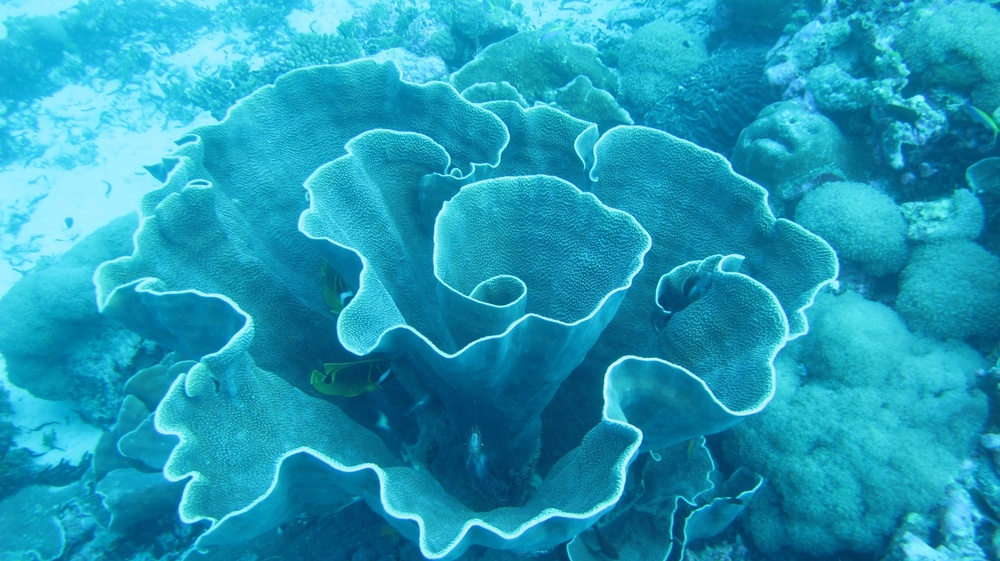
#> input picture ProjetoFinal/sea4/fonte/000090.JPG, 1000 x 561 px, shrunk from 1824 x 1024 before the run, found by its file name
$ python FiltragemEBrilho.py
#> lines starting #> are read from the running program, lines starting #| are printed output that depends on the picture; after the words box and inside, x2 and y2 are one past the last pixel; in counts of white or black regions, pixels touching at a corner belong together
import cv2
import numpy as np

def filtro_image_canny(image_path):
#> called with image_path = 'fonte\\000090.JPG'
    img = cv2.imread(image_path)
#> img is the input picture: shape (561, 1000, 3); mean B, G, R 183.5, 154.5, 31.6

    img_rgb = cv2.cvtColor(img, cv2.COLOR_BGR2RGB)

    img_rgb_bright = cv2.convertScaleAbs(img_rgb, alpha=1.1, beta=3)  # alpha: contraste, beta: brilho
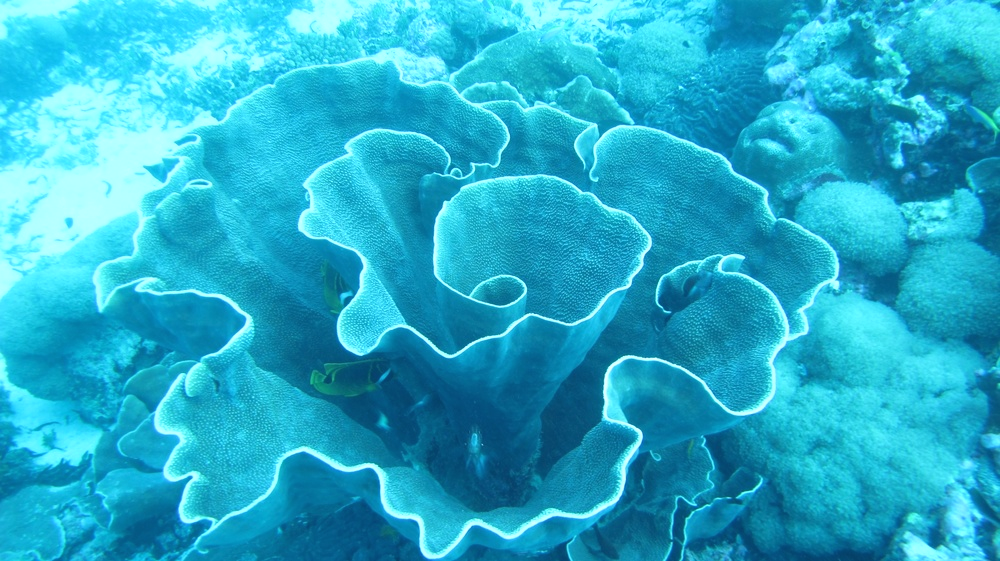
#> img_rgb_bright: shape (561, 1000, 3); mean R, G, B 37.7, 172.2, 201.8

    cv2.imshow('Imagem com Ajuste de Brilho', cv2.cvtColor(img_rgb_bright, cv2.COLOR_RGB2BGR))
    cv2.waitKey(0)

    img_bgr_bright = cv2.cvtColor(img_rgb_bright, cv2.COLOR_RGB2BGR)

    edges = cv2.Canny(img_bgr_bright, 200, 200)
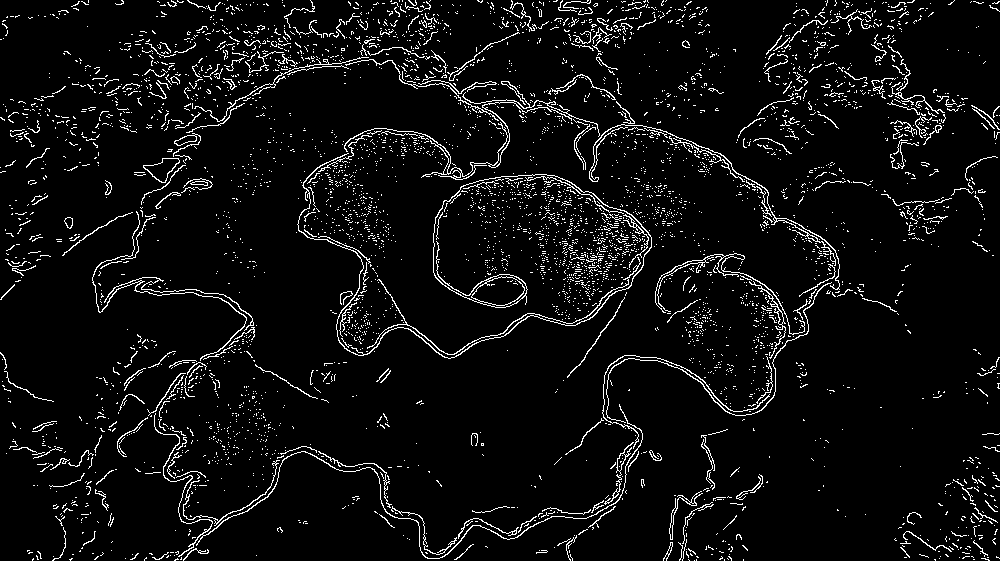
#> edges: shape (561, 1000); 5.6% white in thin lines or dots

    cv2.imshow('Bordas Detectadas com Canny', edges)
    cv2.waitKey(0)

    edges_colored = cv2.cvtColor(edges, cv2.COLOR_GRAY2BGR)
#> edges_colored: shape (561, 1000, 3); 5.6% white in thin lines or dots

    result = cv2.addWeighted(img_bgr_bright, 0.7, edges_colored, 0.3, 0)
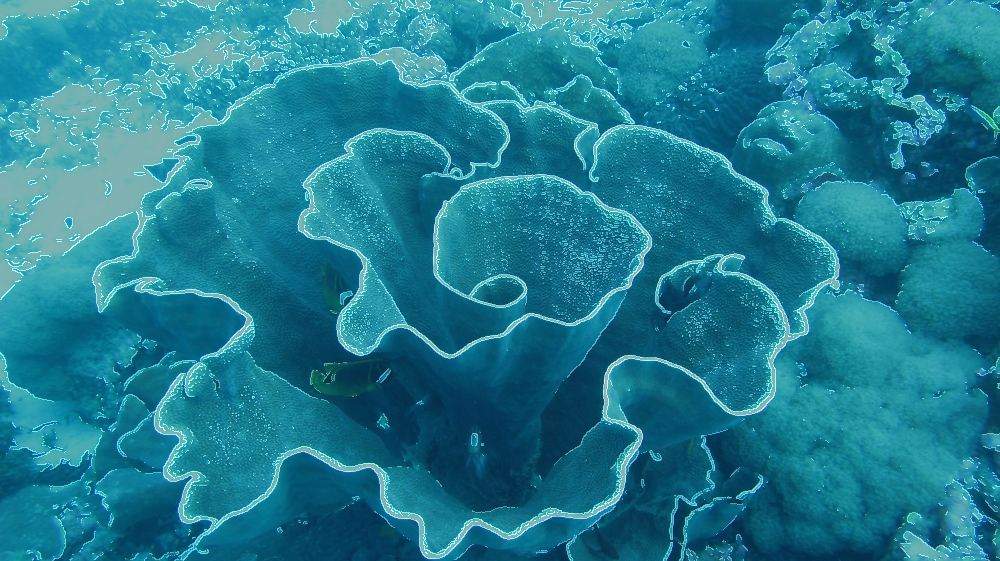
#> result: shape (561, 1000, 3); mean B, G, R 145.5, 124.8, 30.7

    cv2.imshow('Imagem Final (Brilho + Bordas)', result)
    cv2.waitKey(0)

    cv2.imwrite(r'resultado\filtro_image_canny2.jpg', result)

    cv2.destroyAllWindows()

image_path = r'fonte\000090.JPG'

filtro_image_canny(image_path)

$ run again, with ProjetoFinal/sea4/fonte/000024.JPG copied over ProjetoFinal/sea4/fonte/000090.JPG
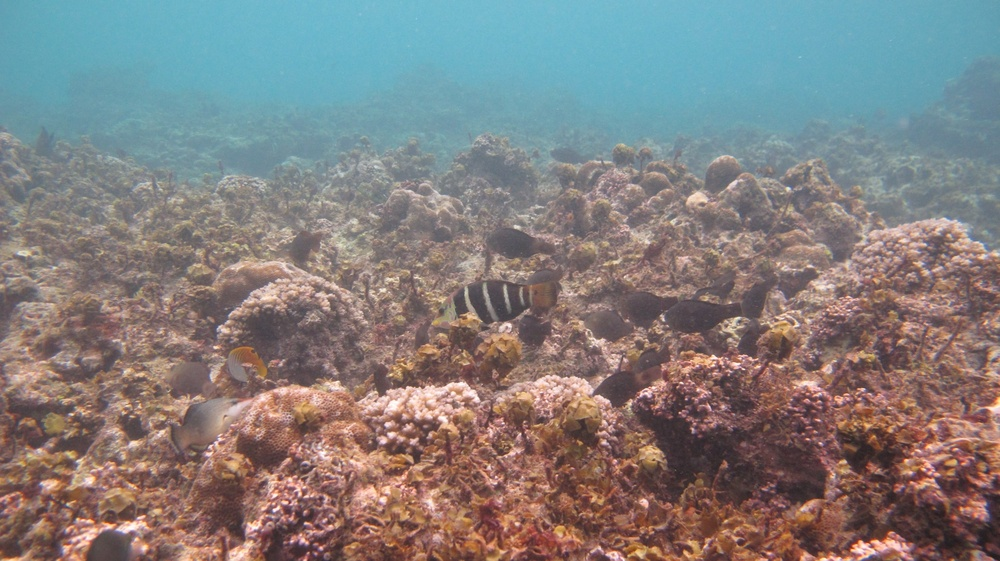
#> input picture ProjetoFinal/sea4/fonte/000024.JPG, 1000 x 561 px, shrunk from 1824 x 1024 before the run, found by its file name
#> in filtro_image_canny, img is the input picture: shape (561, 1000, 3); mean B, G, R 126.7, 127.2, 130.1
#> in filtro_image_canny, `edges = cv2.Canny(img_bgr_bright, 200, 200)`:
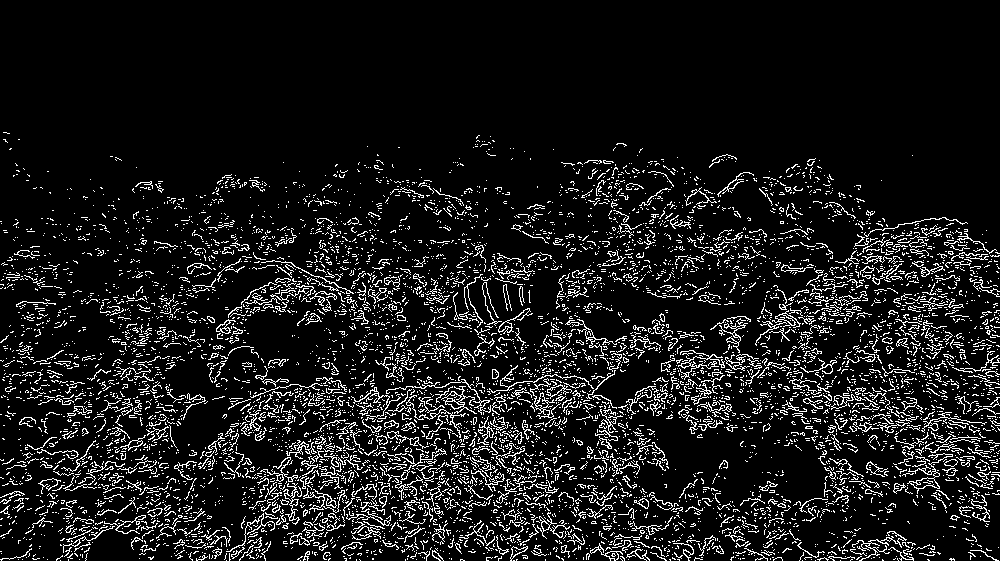
#> edges: shape (561, 1000); 10% white in thin lines or dots, all inside (x1, y1, x2, y2) = (0, 132, 1000, 561)
#> in filtro_image_canny, `result = cv2.addWeighted(img_bgr_bright, 0.7, edges_colored, 0.3, 0)`:
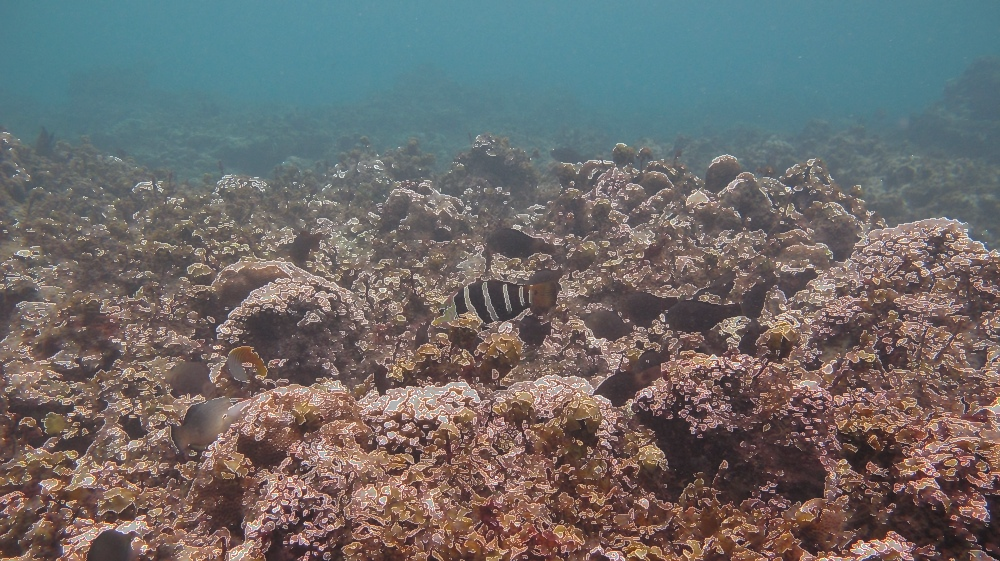
#> result: shape (561, 1000, 3); mean B, G, R 107.3, 107.6, 109.8

$ run again, with ProjetoFinal/sea4/fonte/000034.JPG copied over ProjetoFinal/sea4/fonte/000090.JPG
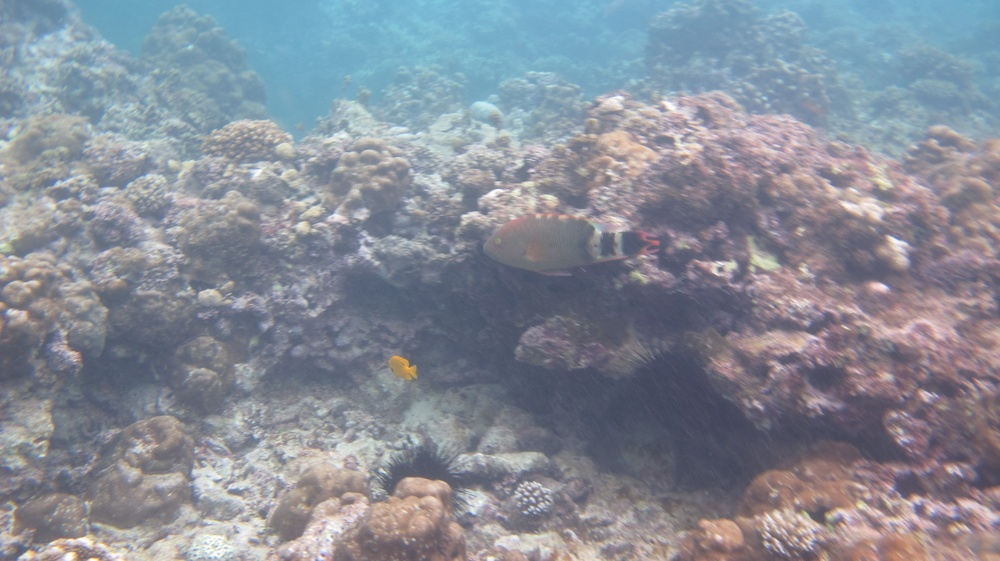
#> input picture ProjetoFinal/sea4/fonte/000034.JPG, 1000 x 561 px, shrunk from 1824 x 1024 before the run, found by its file name
#> in filtro_image_canny, img is the input picture: shape (561, 1000, 3); mean B, G, R 151.3, 140.4, 134.6
#> in filtro_image_canny, `edges = cv2.Canny(img_bgr_bright, 200, 200)`:
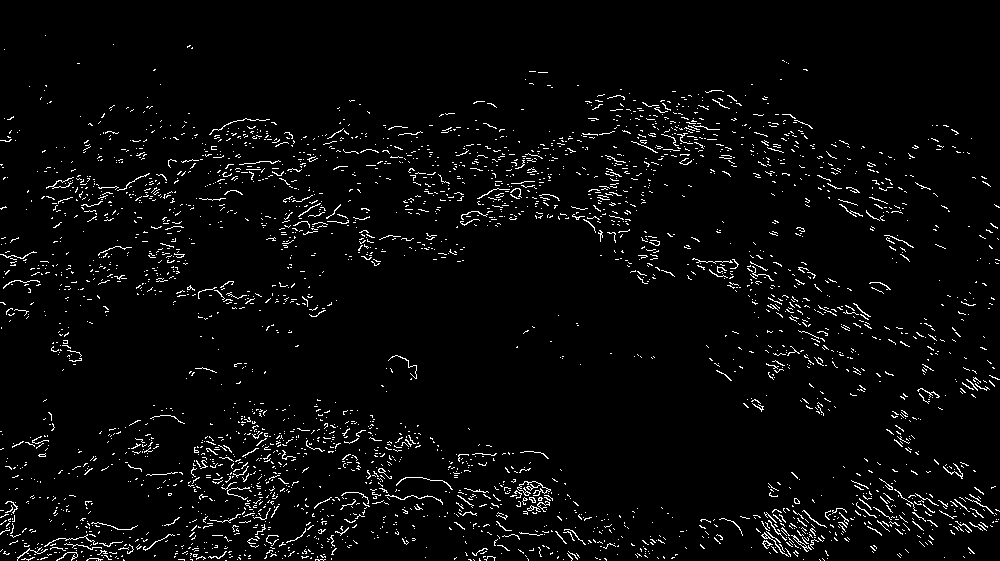
#> edges: shape (561, 1000); 3.5% white in thin lines or dots
#> edges_colored: shape (561, 1000, 3); 3.5% white in thin lines or dots
#> in filtro_image_canny, `result = cv2.addWeighted(img_bgr_bright, 0.7, edges_colored, 0.3, 0)`:
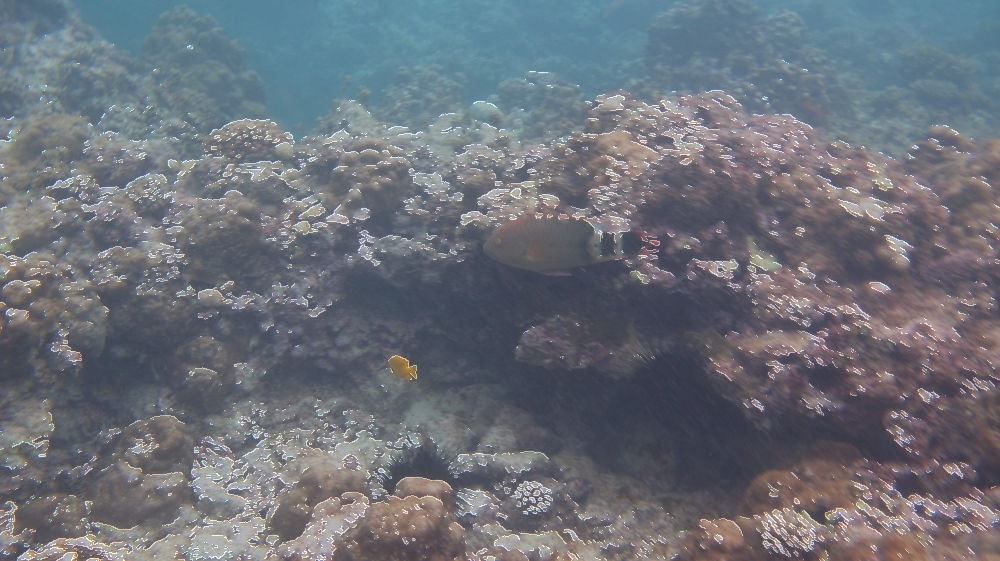
#> result: shape (561, 1000, 3); mean B, G, R 121.3, 112.9, 108.4

$ run again, with ProjetoFinal/sea4/fonte/000044.JPG copied over ProjetoFinal/sea4/fonte/000090.JPG
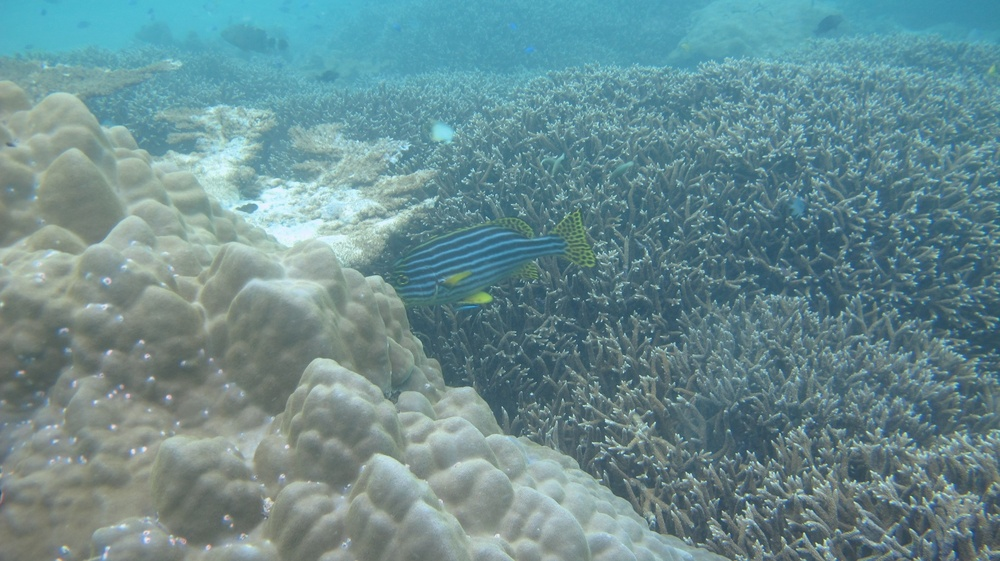
#> input picture ProjetoFinal/sea4/fonte/000044.JPG, 1000 x 561 px, shrunk from 1824 x 1024 before the run, found by its file name
#> in filtro_image_canny, img is the input picture: shape (561, 1000, 3); mean B, G, R 144.7, 140.8, 106.4
#> in filtro_image_canny, `edges = cv2.Canny(img_bgr_bright, 200, 200)`:
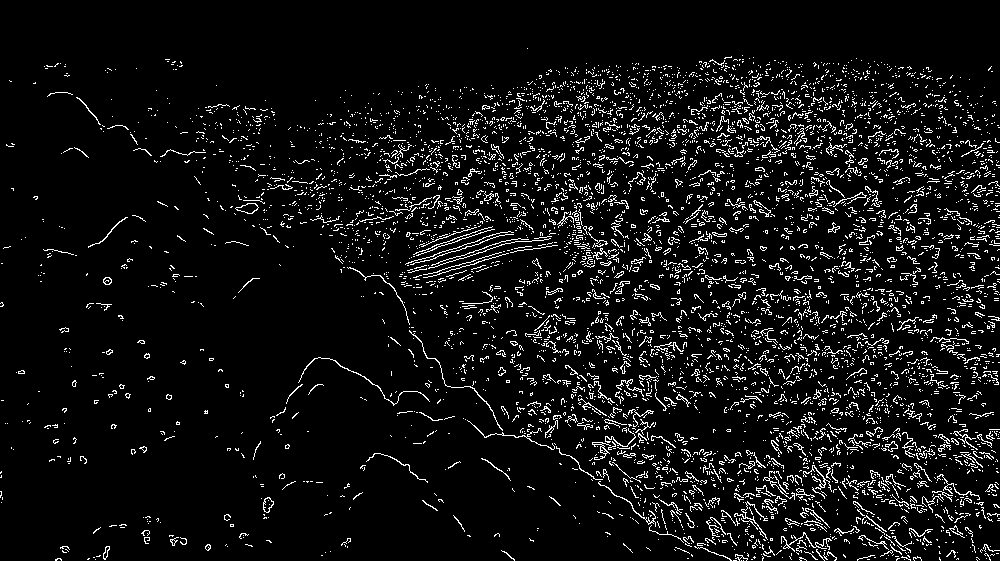
#> edges: shape (561, 1000); 6.9% white in thin lines or dots
#> edges_colored: shape (561, 1000, 3); 6.9% white in thin lines or dots
#> in filtro_image_canny, `result = cv2.addWeighted(img_bgr_bright, 0.7, edges_colored, 0.3, 0)`:
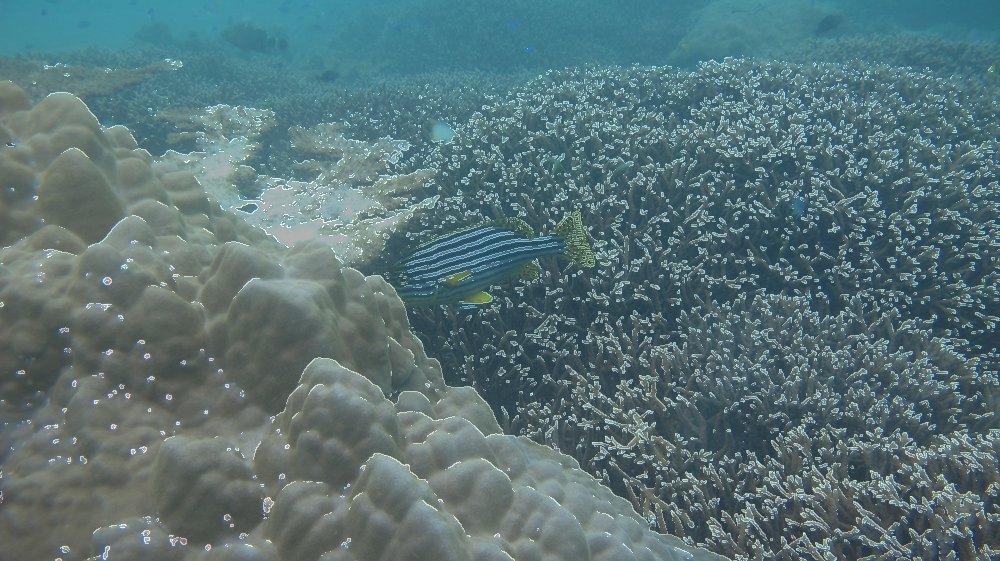
#> result: shape (561, 1000, 3); mean B, G, R 118.7, 115.7, 89.3
